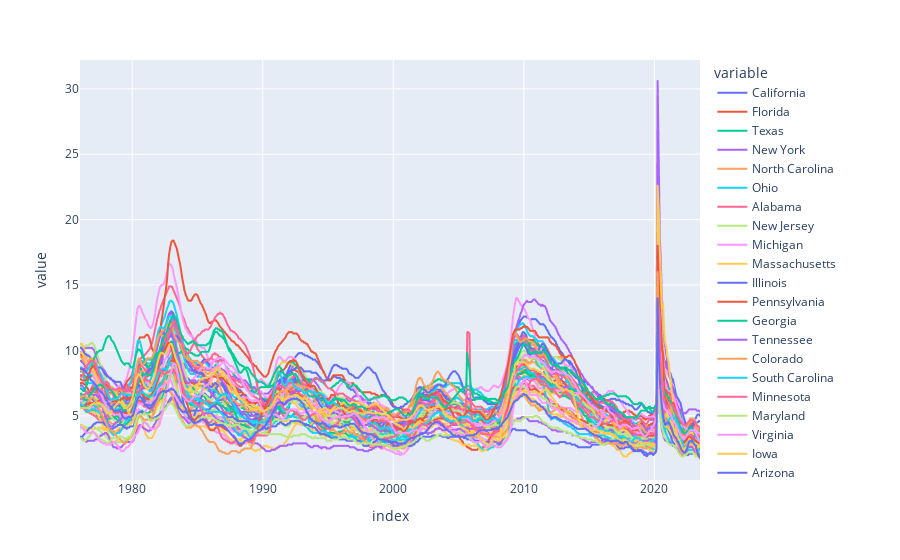

The cell this chart's notebook holds for it:
### Markdown cell above
### Plot States Unemployment Rate

### Code cell
px.line(uemp_states)

### Figure 1 — Plotly figure (JSON) as saved in the notebook; plotly's stock layout.template omitted (floating-point values rounded to 4 significant figures; data arrays with more than 128 entries replaced by an {"elided": "..."} marker saying what was removed)
{"data": [{"hovertemplate": "variable=California<br>index=%{x}<br>value=%{y}<extra></extra>", "legendgroup": "California", "line": {"color": "#636efa", "dash": "solid"}, "marker": {"symbol": "circle"}, "mode": "lines", "name": "California", "showlegend": true, "type": "scattergl", "x": {"elided": "571 str values"}, "xaxis": "x", "y": {"elided": "571 float values"}, "yaxis": "y"}, {"hovertemplate": "variable=Florida<br>index=%{x}<br>value=%{y}<extra></extra>", "legendgroup": "Florida", "line": {"color": "#EF553B", "dash": "solid"}, "marker": {"symbol": "circle"}, "mode": "lines", "name": "Florida", "showlegend": true, "type": "scattergl", "x": {"elided": "571 str values"}, "xaxis": "x", "y": {"elided": "571 float values"}, "yaxis": "y"}, {"hovertemplate": "variable=Texas<br>index=%{x}<br>value=%{y}<extra></extra>", "legendgroup": "Texas", "line": {"color": "#00cc96", "dash": "solid"}, "marker": {"symbol": "circle"}, "mode": "lines", "name": "Texas", "showlegend": true, "type": "scattergl", "x": {"elided": "571 str values"}, "xaxis": "x", "y": {"elided": "571 float values"}, "yaxis": "y"}, {"hovertemplate": "variable=New York<br>index=%{x}<br>value=%{y}<extra></extra>", "legendgroup": "New York", "line": {"color": "#ab63fa", "dash": "solid"}, "marker": {"symbol": "circle"}, "mode": "lines", "name": "New York", "showlegend": true, "type": "scattergl", "x": {"elided": "571 str values"}, "xaxis": "x", "y": {"elided": "571 float values"}, "yaxis": "y"}, {"hovertemplate": "variable=North Carolina<br>index=%{x}<br>value=%{y}<extra></extra>", "legendgroup": "North Carolina", "line": {"color": "#FFA15A", "dash": "solid"}, "marker": {"symbol": "circle"}, "mode": "lines", "name": "North Carolina", "showlegend": true, "type": "scattergl", "x": {"elided": "571 str values"}, "xaxis": "x", "y": {"elided": "571 float values"}, "yaxis": "y"}, {"hovertemplate": "variable=Ohio<br>index=%{x}<br>value=%{y}<extra></extra>", "legendgroup": "Ohio", "line": {"color": "#19d3f3", "dash": "solid"}, "marker": {"symbol": "circle"}, "mode": "lines", "name": "Ohio", "showlegend": true, "type": "scattergl", "x": {"elided": "571 str values"}, "xaxis": "x", "y": {"elided": "571 float values"}, "yaxis": "y"}, {"hovertemplate": "variable=Alabama<br>index=%{x}<br>value=%{y}<extra></extra>", "legendgroup": "Alabama", "line": {"color": "#FF6692", "dash": "solid"}, "marker": {"symbol": "circle"}, "mode": "lines", "name": "Alabama", "showlegend": true, "type": "scattergl", "x": {"elided": "571 str values"}, "xaxis": "x", "y": {"elided": "571 float values"}, "yaxis": "y"}, {"hovertemplate": "variable=New Jersey<br>index=%{x}<br>value=%{y}<extra></extra>", "legendgroup": "New Jersey", "line": {"color": "#B6E880", "dash": "solid"}, "marker": {"symbol": "circle"}, "mode": "lines", "name": "New Jersey", "showlegend": true, "type": "scattergl", "x": {"elided": "571 str values"}, "xaxis": "x", "y": {"elided": "571 float values"}, "yaxis": "y"}, {"hovertemplate": "variable=Michigan<br>index=%{x}<br>value=%{y}<extra></extra>", "legendgroup": "Michigan", "line": {"color": "#FF97FF", "dash": "solid"}, "marker": {"symbol": "circle"}, "mode": "lines", "name": "Michigan", "showlegend": true, "type": "scattergl", "x": {"elided": "571 str values"}, "xaxis": "x", "y": {"elided": "571 float values"}, "yaxis": "y"}, {"hovertemplate": "variable=Massachusetts<br>index=%{x}<br>value=%{y}<extra></extra>", "legendgroup": "Massachusetts", "line": {"color": "#FECB52", "dash": "solid"}, "marker": {"symbol": "circle"}, "mode": "lines", "name": "Massachusetts", "showlegend": true, "type": "scattergl", "x": {"elided": "571 str values"}, "xaxis": "x", "y": {"elided": "571 float values"}, "yaxis": "y"}, {"hovertemplate": "variable=Illinois<br>index=%{x}<br>value=%{y}<extra></extra>", "legendgroup": "Illinois", "line": {"color": "#636efa", "dash": "solid"}, "marker": {"symbol": "circle"}, "mode": "lines", "name": "Illinois", "showlegend": true, "type": "scattergl", "x": {"elided": "571 str values"}, "xaxis": "x", "y": {"elided": "571 float values"}, "yaxis": "y"}, {"hovertemplate": "variable=Pennsylvania<br>index=%{x}<br>value=%{y}<extra></extra>", "legendgroup": "Pennsylvania", "line": {"color": "#EF553B", "dash": "solid"}, "marker": {"symbol": "circle"}, "mode": "lines", "name": "Pennsylvania", "showlegend": true, "type": "scattergl", "x": {"elided": "571 str values"}, "xaxis": "x", "y": {"elided": "571 float values"}, "yaxis": "y"}, {"hovertemplate": "variable=Georgia<br>index=%{x}<br>value=%{y}<extra></extra>", "legendgroup": "Georgia", "line": {"color": "#00cc96", "dash": "solid"}, "marker": {"symbol": "circle"}, "mode": "lines", "name": "Georgia", "showlegend": true, "type": "scattergl", "x": {"elided": "571 str values"}, "xaxis": "x", "y": {"elided": "571 float values"}, "yaxis": "y"}, {"hovertemplate": "variable=Tennessee<br>index=%{x}<br>value=%{y}<extra></extra>", "legendgroup": "Tennessee", "line": {"color": "#ab63fa", "dash": "solid"}, "marker": {"symbol": "circle"}, "mode": "lines", "name": "Tennessee", "showlegend": true, "type": "scattergl", "x": {"elided": "571 str values"}, "xaxis": "x", "y": {"elided": "571 float values"}, "yaxis": "y"}, {"hovertemplate": "variable=Colorado<br>index=%{x}<br>value=%{y}<extra></extra>", "legendgroup": "Colorado", "line": {"color": "#FFA15A", "dash": "solid"}, "marker": {"symbol": "circle"}, "mode": "lines", "name": "Colorado", "showlegend": true, "type": "scattergl", "x": {"elided": "571 str values"}, "xaxis": "x", "y": {"elided": "571 float values"}, "yaxis": "y"}, {"hovertemplate": "variable=South Carolina<br>index=%{x}<br>value=%{y}<extra></extra>", "legendgroup": "South Carolina", "line": {"color": "#19d3f3", "dash": "solid"}, "marker": {"symbol": "circle"}, "mode": "lines", "name": "South Carolina", "showlegend": true, "type": "scattergl", "x": {"elided": "571 str values"}, "xaxis": "x", "y": {"elided": "571 float values"}, "yaxis": "y"}, {"hovertemplate": "variable=Minnesota<br>index=%{x}<br>value=%{y}<extra></extra>", "legendgroup": "Minnesota", "line": {"color": "#FF6692", "dash": "solid"}, "marker": {"symbol": "circle"}, "mode": "lines", "name": "Minnesota", "showlegend": true, "type": "scattergl", "x": {"elided": "571 str values"}, "xaxis": "x", "y": {"elided": "571 float values"}, "yaxis": "y"}, {"hovertemplate": "variable=Maryland<br>index=%{x}<br>value=%{y}<extra></extra>", "legendgroup": "Maryland", "line": {"color": "#B6E880", "dash": "solid"}, "marker": {"symbol": "circle"}, "mode": "lines", "name": "Maryland", "showlegend": true, "type": "scattergl", "x": {"elided": "571 str values"}, "xaxis": "x", "y": {"elided": "571 float values"}, "yaxis": "y"}, {"hovertemplate": "variable=Virginia<br>index=%{x}<br>value=%{y}<extra></extra>", "legendgroup": "Virginia", "line": {"color": "#FF97FF", "dash": "solid"}, "marker": {"symbol": "circle"}, "mode": "lines", "name": "Virginia", "showlegend": true, "type": "scattergl", "x": {"elided": "571 str values"}, "xaxis": "x", "y": {"elided": "571 float values"}, "yaxis": "y"}, {"hovertemplate": "variable=Iowa<br>index=%{x}<br>value=%{y}<extra></extra>", "legendgroup": "Iowa", "line": {"color": "#FECB52", "dash": "solid"}, "marker": {"symbol": "circle"}, "mode": "lines", "name": "Iowa", "showlegend": true, "type": "scattergl", "x": {"elided": "571 str values"}, "xaxis": "x", "y": {"elided": "571 float values"}, "yaxis": "y"}, {"hovertemplate": "variable=Arizona<br>index=%{x}<br>value=%{y}<extra></extra>", "legendgroup": "Arizona", "line": {"color": "#636efa", "dash": "solid"}, "marker": {"symbol": "circle"}, "mode": "lines", "name": "Arizona", "showlegend": true, "type": "scattergl", "x": {"elided": "571 str values"}, "xaxis": "x", "y": {"elided": "571 float values"}, "yaxis": "y"}, {"hovertemplate": "variable=West Virginia<br>index=%{x}<br>value=%{y}<extra></extra>", "legendgroup": "West Virginia", "line": {"color": "#EF553B", "dash": "solid"}, "marker": {"symbol": "circle"}, "mode": "lines", "name": "West Virginia", "showlegend": true, "type": "scattergl", "x": {"elided": "571 str values"}, "xaxis": "x", "y": {"elided": "571 float values"}, "yaxis": "y"}, {"hovertemplate": "variable=Wisconsin<br>index=%{x}<br>value=%{y}<extra></extra>", "legendgroup": "Wisconsin", "line": {"color": "#00cc96", "dash": "solid"}, "marker": {"symbol": "circle"}, "mode": "lines", "name": "Wisconsin", "showlegend": true, "type": "scattergl", "x": {"elided": "571 str values"}, "xaxis": "x", "y": {"elided": "571 float values"}, "yaxis": "y"}, {"hovertemplate": "variable=Arkansas<br>index=%{x}<br>value=%{y}<extra></extra>", "legendgroup": "Arkansas", "line": {"color": "#ab63fa", "dash": "solid"}, "marker": {"symbol": "circle"}, "mode": "lines", "name": "Arkansas", "showlegend": true, "type": "scattergl", "x": {"elided": "571 str values"}, "xaxis": "x", "y": {"elided": "571 float values"}, "yaxis": "y"}, {"hovertemplate": "variable=Washington<br>index=%{x}<br>value=%{y}<extra></extra>", "legendgroup": "Washington", "line": {"color": "#FFA15A", "dash": "solid"}, "marker": {"symbol": "circle"}, "mode": "lines", "name": "Washington", "showlegend": true, "type": "scattergl", "x": {"elided": "571 str values"}, "xaxis": "x", "y": {"elided": "571 float values"}, "yaxis": "y"}, {"hovertemplate": "variable=Indiana<br>index=%{x}<br>value=%{y}<extra></extra>", "legendgroup": "Indiana", "line": {"color": "#19d3f3", "dash": "solid"}, "marker": {"symbol": "circle"}, "mode": "lines", "name": "Indiana", "showlegend": true, "type": "scattergl", "x": {"elided": "571 str values"}, "xaxis": "x", "y": {"elided": "571 float values"}, "yaxis": "y"}, {"hovertemplate": "variable=Kentucky<br>index=%{x}<br>value=%{y}<extra></extra>", "legendgroup": "Kentucky", "line": {"color": "#FF6692", "dash": "solid"}, "marker": {"symbol": "circle"}, "mode": "lines", "name": "Kentucky", "showlegend": true, "type": "scattergl", "x": {"elided": "571 str values"}, "xaxis": "x", "y": {"elided": "571 float values"}, "yaxis": "y"}, {"hovertemplate": "variable=Missouri<br>index=%{x}<br>value=%{y}<extra></extra>", "legendgroup": "Missouri", "line": {"color": "#B6E880", "dash": "solid"}, "marker": {"symbol": "circle"}, "mode": "lines", "name": "Missouri", "showlegend": true, "type": "scattergl", "x": {"elided": "571 str values"}, "xaxis": "x", "y": {"elided": "571 float values"}, "yaxis": "y"}, {"hovertemplate": "variable=New Mexico<br>index=%{x}<br>value=%{y}<extra></extra>", "legendgroup": "New Mexico", "line": {"color": "#FF97FF", "dash": "solid"}, "marker": {"symbol": "circle"}, "mode": "lines", "name": "New Mexico", "showlegend": true, "type": "scattergl", "x": {"elided": "571 str values"}, "xaxis": "x", "y": {"elided": "571 float values"}, "yaxis": "y"}, {"hovertemplate": "variable=Oklahoma<br>index=%{x}<br>value=%{y}<extra></extra>", "legendgroup": "Oklahoma", "line": {"color": "#FECB52", "dash": "solid"}, "marker": {"symbol": "circle"}, "mode": "lines", "name": "Oklahoma", "showlegend": true, "type": "scattergl", "x": {"elided": "571 str values"}, "xaxis": "x", "y": {"elided": "571 float values"}, "yaxis": "y"}, {"hovertemplate": "variable=the District of Columbia<br>index=%{x}<br>value=%{y}<extra></extra>", "legendgroup": "the District of Columbia", "line": {"color": "#636efa", "dash": "solid"}, "marker": {"symbol": "circle"}, "mode": "lines", "name": "the District of Columbia", "showlegend": true, "type": "scattergl", "x": {"elided": "571 str values"}, "xaxis": "x", "y": {"elided": "571 float values"}, "yaxis": "y"}, {"hovertemplate": "variable=Montana<br>index=%{x}<br>value=%{y}<extra></extra>", "legendgroup": "Montana", "line": {"color": "#EF553B", "dash": "solid"}, "marker": {"symbol": "circle"}, "mode": "lines", "name": "Montana", "showlegend": true, "type": "scattergl", "x": {"elided": "571 str values"}, "xaxis": "x", "y": {"elided": "571 float values"}, "yaxis": "y"}, {"hovertemplate": "variable=Alaska<br>index=%{x}<br>value=%{y}<extra></extra>", "legendgroup": "Alaska", "line": {"color": "#00cc96", "dash": "solid"}, "marker": {"symbol": "circle"}, "mode": "lines", "name": "Alaska", "showlegend": true, "type": "scattergl", "x": {"elided": "571 str values"}, "xaxis": "x", "y": {"elided": "571 float values"}, "yaxis": "y"}, {"hovertemplate": "variable=Nevada<br>index=%{x}<br>value=%{y}<extra></extra>", "legendgroup": "Nevada", "line": {"color": "#ab63fa", "dash": "solid"}, "marker": {"symbol": "circle"}, "mode": "lines", "name": "Nevada", "showlegend": true, "type": "scattergl", "x": {"elided": "571 str values"}, "xaxis": "x", "y": {"elided": "571 float values"}, "yaxis": "y"}, {"hovertemplate": "variable=Oregon<br>index=%{x}<br>value=%{y}<extra></extra>", "legendgroup": "Oregon", "line": {"color": "#FFA15A", "dash": "solid"}, "marker": {"symbol": "circle"}, "mode": "lines", "name": "Oregon", "showlegend": true, "type": "scattergl", "x": {"elided": "571 str values"}, "xaxis": "x", "y": {"elided": "571 float values"}, "yaxis": "y"}, {"hovertemplate": "variable=Utah<br>index=%{x}<br>value=%{y}<extra></extra>", "legendgroup": "Utah", "line": {"color": "#19d3f3", "dash": "solid"}, "marker": {"symbol": "circle"}, "mode": "lines", "name": "Utah", "showlegend": true, "type": "scattergl", "x": {"elided": "571 str values"}, "xaxis": "x", "y": {"elided": "571 float values"}, "yaxis": "y"}, {"hovertemplate": "variable=Louisiana<br>index=%{x}<br>value=%{y}<extra></extra>", "legendgroup": "Louisiana", "line": {"color": "#FF6692", "dash": "solid"}, "marker": {"symbol": "circle"}, "mode": "lines", "name": "Louisiana", "showlegend": true, "type": "scattergl", "x": {"elided": "571 str values"}, "xaxis": "x", "y": {"elided": "571 float values"}, "yaxis": "y"}, {"hovertemplate": "variable=Kansas<br>index=%{x}<br>value=%{y}<extra></extra>", "legendgroup": "Kansas", "line": {"color": "#B6E880", "dash": "solid"}, "marker": {"symbol": "circle"}, "mode": "lines", "name": "Kansas", "showlegend": true, "type": "scattergl", "x": {"elided": "571 str values"}, "xaxis": "x", "y": {"elided": "571 float values"}, "yaxis": "y"}, {"hovertemplate": "variable=Connecticut<br>index=%{x}<br>value=%{y}<extra></extra>", "legendgroup": "Connecticut", "line": {"color": "#FF97FF", "dash": "solid"}, "marker": {"symbol": "circle"}, "mode": "lines", "name": "Connecticut", "showlegend": true, "type": "scattergl", "x": {"elided": "571 str values"}, "xaxis": "x", "y": {"elided": "571 float values"}, "yaxis": "y"}, {"hovertemplate": "variable=Hawaii<br>index=%{x}<br>value=%{y}<extra></extra>", "legendgroup": "Hawaii", "line": {"color": "#FECB52", "dash": "solid"}, "marker": {"symbol": "circle"}, "mode": "lines", "name": "Hawaii", "showlegend": true, "type": "scattergl", "x": {"elided": "571 str values"}, "xaxis": "x", "y": {"elided": "571 float values"}, "yaxis": "y"}, {"hovertemplate": "variable=North Dakota<br>index=%{x}<br>value=%{y}<extra></extra>", "legendgroup": "North Dakota", "line": {"color": "#636efa", "dash": "solid"}, "marker": {"symbol": "circle"}, "mode": "lines", "name": "North Dakota", "showlegend": true, "type": "scattergl", "x": {"elided": "571 str values"}, "xaxis": "x", "y": {"elided": "571 float values"}, "yaxis": "y"}, {"hovertemplate": "variable=Rhode Island<br>index=%{x}<br>value=%{y}<extra></extra>", "legendgroup": "Rhode Island", "line": {"color": "#EF553B", "dash": "solid"}, "marker": {"symbol": "circle"}, "mode": "lines", "name": "Rhode Island", "showlegend": true, "type": "scattergl", "x": {"elided": "571 str values"}, "xaxis": "x", "y": {"elided": "571 float values"}, "yaxis": "y"}, {"hovertemplate": "variable=Mississippi<br>index=%{x}<br>value=%{y}<extra></extra>", "legendgroup": "Mississippi", "line": {"color": "#00cc96", "dash": "solid"}, "marker": {"symbol": "circle"}, "mode": "lines", "name": "Mississippi", "showlegend": true, "type": "scattergl", "x": {"elided": "571 str values"}, "xaxis": "x", "y": {"elided": "571 float values"}, "yaxis": "y"}, {"hovertemplate": "variable=Nebraska<br>index=%{x}<br>value=%{y}<extra></extra>", "legendgroup": "Nebraska", "line": {"color": "#ab63fa", "dash": "solid"}, "marker": {"symbol": "circle"}, "mode": "lines", "name": "Nebraska", "showlegend": true, "type": "scattergl", "x": {"elided": "571 str values"}, "xaxis": "x", "y": {"elided": "571 float values"}, "yaxis": "y"}, {"hovertemplate": "variable=New Hampshire<br>index=%{x}<br>value=%{y}<extra></extra>", "legendgroup": "New Hampshire", "line": {"color": "#FFA15A", "dash": "solid"}, "marker": {"symbol": "circle"}, "mode": "lines", "name": "New Hampshire", "showlegend": true, "type": "scattergl", "x": {"elided": "571 str values"}, "xaxis": "x", "y": {"elided": "571 float values"}, "yaxis": "y"}, {"hovertemplate": "variable=Maine<br>index=%{x}<br>value=%{y}<extra></extra>", "legendgroup": "Maine", "line": {"color": "#19d3f3", "dash": "solid"}, "marker": {"symbol": "circle"}, "mode": "lines", "name": "Maine", "showlegend": true, "type": "scattergl", "x": {"elided": "571 str values"}, "xaxis": "x", "y": {"elided": "571 float values"}, "yaxis": "y"}, {"hovertemplate": "variable=Delaware<br>index=%{x}<br>value=%{y}<extra></extra>", "legendgroup": "Delaware", "line": {"color": "#FF6692", "dash": "solid"}, "marker": {"symbol": "circle"}, "mode": "lines", "name": "Delaware", "showlegend": true, "type": "scattergl", "x": {"elided": "571 str values"}, "xaxis": "x", "y": {"elided": "571 float values"}, "yaxis": "y"}, {"hovertemplate": "variable=South Dakota<br>index=%{x}<br>value=%{y}<extra></extra>", "legendgroup": "South Dakota", "line": {"color": "#B6E880", "dash": "solid"}, "marker": {"symbol": "circle"}, "mode": "lines", "name": "South Dakota", "showlegend": true, "type": "scattergl", "x": {"elided": "571 str values"}, "xaxis": "x", "y": {"elided": "571 float values"}, "yaxis": "y"}, {"hovertemplate": "variable=Wyoming<br>index=%{x}<br>value=%{y}<extra></extra>", "legendgroup": "Wyoming", "line": {"color": "#FF97FF", "dash": "solid"}, "marker": {"symbol": "circle"}, "mode": "lines", "name": "Wyoming", "showlegend": true, "type": "scattergl", "x": {"elided": "571 str values"}, "xaxis": "x", "y": {"elided": "571 float values"}, "yaxis": "y"}, {"hovertemplate": "variable=Idaho<br>index=%{x}<br>value=%{y}<extra></extra>", "legendgroup": "Idaho", "line": {"color": "#FECB52", "dash": "solid"}, "marker": {"symbol": "circle"}, "mode": "lines", "name": "Idaho", "showlegend": true, "type": "scattergl", "x": {"elided": "571 str values"}, "xaxis": "x", "y": {"elided": "571 float values"}, "yaxis": "y"}, {"hovertemplate": "variable=Vermont<br>index=%{x}<br>value=%{y}<extra></extra>", "legendgroup": "Vermont", "line": {"color": "#636efa", "dash": "solid"}, "marker": {"symbol": "circle"}, "mode": "lines", "name": "Vermont", "showlegend": true, "type": "scattergl", "x": {"elided": "571 str values"}, "xaxis": "x", "y": {"elided": "571 float values"}, "yaxis": "y"}], "layout": {"legend": {"title": {"text": "variable"}, "tracegroupgap": 0}, "margin": {"t": 60}, "xaxis": {"anchor": "y", "domain": [0, 1], "title": {"text": "index"}}, "yaxis": {"anchor": "x", "domain": [0, 1], "title": {"text": "value"}}}}
